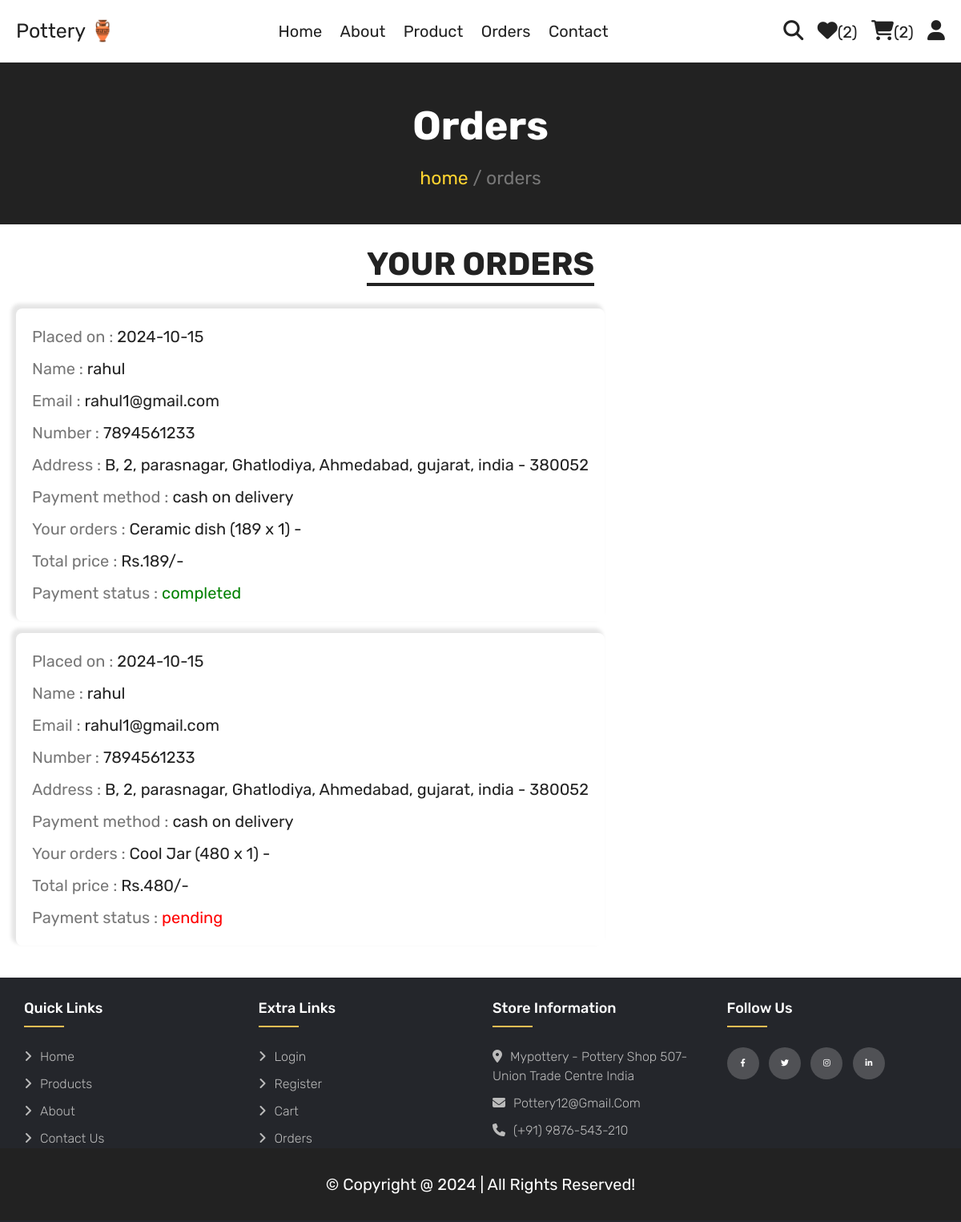
Screenshot of /orders.php (signed in) with the database file from the repository.
### tables this page shows
CREATE TABLE `orders` (
  `id` int(100) NOT NULL,
  `user_id` int(100) NOT NULL,
  `name` varchar(20) NOT NULL,
  `number` varchar(10) NOT NULL,
  `email` varchar(50) NOT NULL,
  `method` varchar(50) NOT NULL,
  `address` varchar(500) NOT NULL,
  `total_products` varchar(1000) NOT NULL,
  `total_price` int(100) NOT NULL,
  `placed_on` date NOT NULL DEFAULT current_timestamp(),
  `payment_status` varchar(20) NOT NULL DEFAULT 'pending'
);

### orders.php (the view, shortened to what this page needs)
<?php
include 'components/connect.php';
if(isset($_SESSION['user_id'])){
   $user_id = $_SESSION['user_id'];
}else{
   $user_id = '';
   header('location:login.php');
};
?>
<!DOCTYPE html>
<html lang="en">
<head>
   <link rel="stylesheet" href="https://cdnjs.cloudflare.com/ajax/libs/font-awesome/6.1.1/css/all.min.css">
   <link rel="stylesheet" href="css/style.css">
</head>
<body>
<?php include 'components/user_header.php'; ?>
<div class="heading">
   <h3>orders</h3>
   <p><a href="html.php">home</a> <span> / orders</span></p>
</div>
<section class="orders">
   <h1 class="title">your orders</h1>
   <div class="box-container">
   <?php
      if($user_id == ''){
         echo '<p class="empty">please login to see your orders</p>';
      }else{
         $select_orders = $conn->prepare("SELECT * FROM `orders` WHERE user_id = ?");
         $select_orders->execute([$user_id]);
         if($select_orders->rowCount() > 0){
            while($fetch_orders = $select_orders->fetch(PDO::FETCH_ASSOC)){
   ?>
   <div class="box">
      <p>Placed on : <span><?= $fetch_orders['placed_on']; ?></span></p>
      <p>Name : <span><?= $fetch_orders['name']; ?></span></p>
      <p>Email : <span><?= $fetch_orders['email']; ?></span></p>
      <p>Number : <span><?= $fetch_orders['number']; ?></span></p>
      <p>Address : <span><?= $fetch_orders['address']; ?></span></p>
      <p>Payment method : <span><?= $fetch_orders['method']; ?></span></p>
      <p>Your orders : <span><?= $fetch_orders['total_products']; ?></span></p>
      <p>Total price : <span>Rs.<?= $fetch_orders['total_price']; ?>/-</span></p>
      <p>Payment status : <span style="color:<?php if($fetch_orders['payment_status'] == 'pending'){ echo 'red'; }else{ echo 'green'; }; ?>"><?= $fetch_orders['payment_status']; ?></span> </p>
   </div>
   <?php
      }
      }else{
         echo '<p class="empty">No orders placed yet!</p>';
      }
      }
   ?>
   </div>
</section>
<?php include 'components/footer.php'; ?>
</body>
</html>

### css/style.css (style rules this page uses)
:root { --yellow:#fed330; --red:#e74c3c; --white:#fff; --black:#222; --light-color:#777; --border:.2rem solid var(--black); }
* { font-family: 'Rubik', sans-serif; margin:0; padding:0; box-sizing: border-box; outline: none; border: none; text-decoration: none; }
html { font-size: 62.5%; overflow-x: hidden; scroll-behavior: smooth; stop-opacity: 7rem; }
section { margin:0 auto ; max-width: 1200px; padding:2rem; }
.title { text-align: center; margin-bottom: 2.5rem; font-size: 4rem; color:var(--black); text-transform: uppercase; text-decoration: underline; text-underline-offset: 1rem; }
.heading { display: flex; align-items: center; justify-content: center; gap:1rem; flex-flow: column; background-color: var(--black); min-height: 20rem; }
.heading h3 { font-size: 5rem; color:var(--white); text-transform: capitalize; }
.heading p { font-size: 2.3rem; color:var(--light-color); }
.heading p a { color:var(--yellow); }
.orders .box-container { display: flex; flex-wrap: wrap; gap:1.5rem; align-items: flex-start; padding-bottom: 20px; }
.orders .box-container .box { padding:1rem 2rem; border-radius: 8px; box-shadow:-4px -4px 4px 2px rgba(0, 0, 0, 0.1); }
.orders .box-container .box p { line-height: 1.5; margin:1rem 0; font-size: 2rem; color:var(--light-color); }
.orders .box-container .box p span { color:var(--black); }
body { line-height: 1.5; font-family: 'Poppins', sans-serif; }
* { margin:0; padding:0; box-sizing: border-box; }

### rows the page displays
orders: placed_on "2024-10-15", name "rahul", email "rahul1@gmail.com", number "7894561233", address "B, 2, parasnagar, Ghatlodiya, Ahmedabad, gujarat, india - 380052", method "cash on delivery", total_products "Ceramic dish (189 x 1) -", total_price "189", payment_status "completed"
orders: placed_on "2024-10-15", name "rahul", email "rahul1@gmail.com", number "7894561233", address "B, 2, parasnagar, Ghatlodiya, Ahmedabad, gujarat, india - 380052", method "cash on delivery", total_products "Cool Jar (480 x 1) -", total_price "480", payment_status "pending"

### other values shown
$total_wishlist_counts "2"
$total_cart_items "2"
